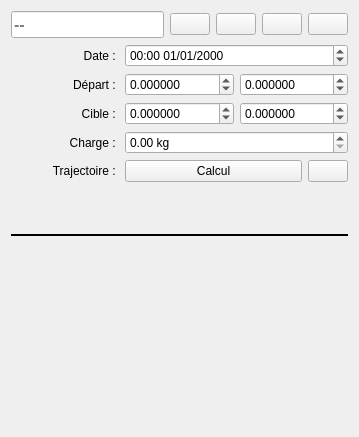
<?xml version="1.0" encoding="UTF-8"?>
<ui version="4.0">
 <class>MissionWidget</class>
 <widget class="QWidget" name="MissionWidget">
  <property name="geometry">
   <rect>
    <x>0</x>
    <y>0</y>
    <width>359</width>
    <height>437</height>
   </rect>
  </property>
  <property name="windowTitle">
   <string>Form</string>
  </property>
  <layout class="QHBoxLayout" name="horizontalLayout">
   <item>
    <layout class="QVBoxLayout" name="verticalLayout">
     <item>
      <layout class="QHBoxLayout" name="horizontalLayout_2">
       <item>
        <widget class="QLineEdit" name="le_nom">
         <property name="font">
          <font>
           <pointsize>12</pointsize>
           <weight>75</weight>
           <bold>true</bold>
          </font>
         </property>
         <property name="placeholderText">
          <string>--</string>
         </property>
        </widget>
       </item>
       <item>
        <widget class="QPushButton" name="pb_nouveau">
         <property name="toolTip">
          <string>Ajouter une nouvelle mission</string>
         </property>
         <property name="text">
          <string/>
         </property>
        </widget>
       </item>
       <item>
        <widget class="QPushButton" name="pb_ouvrir">
         <property name="toolTip">
          <string>Ouvrir une mission sauvegarder</string>
         </property>
         <property name="text">
          <string/>
         </property>
        </widget>
       </item>
       <item>
        <widget class="QPushButton" name="pb_sauvegarder">
         <property name="toolTip">
          <string>Enregistrer la mission</string>
         </property>
         <property name="text">
          <string/>
         </property>
        </widget>
       </item>
       <item>
        <widget class="QPushButton" name="pb_supprimer">
         <property name="toolTip">
          <string>Supprimer la mission</string>
         </property>
         <property name="text">
          <string/>
         </property>
        </widget>
       </item>
      </layout>
     </item>
     <item>
      <layout class="QGridLayout" name="gridLayout">
       <item row="0" column="1" colspan="2">
        <widget class="QDateTimeEdit" name="tim_Date">
         <property name="wrapping">
          <bool>true</bool>
         </property>
         <property name="displayFormat">
          <string>HH:mm dd/MM/yyyy</string>
         </property>
        </widget>
       </item>
       <item row="1" column="2">
        <widget class="QDoubleSpinBox" name="dsp_dep_lon">
         <property name="wrapping">
          <bool>true</bool>
         </property>
         <property name="decimals">
          <number>6</number>
         </property>
         <property name="minimum">
          <double>-180.000000000000000</double>
         </property>
         <property name="maximum">
          <double>180.000000000000000</double>
         </property>
         <property name="singleStep">
          <double>0.100000000000000</double>
         </property>
        </widget>
       </item>
       <item row="5" column="0">
        <widget class="QLabel" name="lb_Traj">
         <property name="text">
          <string>Trajectoire : </string>
         </property>
         <property name="alignment">
          <set>Qt::AlignRight|Qt::AlignTrailing|Qt::AlignVCenter</set>
         </property>
        </widget>
       </item>
       <item row="3" column="0">
        <widget class="QLabel" name="lb_charge">
         <property name="text">
          <string>Charge : </string>
         </property>
         <property name="alignment">
          <set>Qt::AlignRight|Qt::AlignTrailing|Qt::AlignVCenter</set>
         </property>
        </widget>
       </item>
       <item row="2" column="1">
        <widget class="QDoubleSpinBox" name="dsp_cib_lat">
         <property name="wrapping">
          <bool>true</bool>
         </property>
         <property name="decimals">
          <number>6</number>
         </property>
         <property name="minimum">
          <double>-85.000000000000000</double>
         </property>
         <property name="maximum">
          <double>85.000000000000000</double>
         </property>
         <property name="singleStep">
          <double>0.100000000000000</double>
         </property>
        </widget>
       </item>
       <item row="1" column="0">
        <widget class="QLabel" name="lb_depart">
         <property name="text">
          <string>Départ : </string>
         </property>
         <property name="alignment">
          <set>Qt::AlignRight|Qt::AlignTrailing|Qt::AlignVCenter</set>
         </property>
        </widget>
       </item>
       <item row="3" column="1" colspan="2">
        <widget class="QDoubleSpinBox" name="dsp_charge">
         <property name="suffix">
          <string> kg</string>
         </property>
         <property name="maximum">
          <double>10000.000000000000000</double>
         </property>
        </widget>
       </item>
       <item row="0" column="0">
        <widget class="QLabel" name="label">
         <property name="text">
          <string>Date : </string>
         </property>
         <property name="alignment">
          <set>Qt::AlignRight|Qt::AlignTrailing|Qt::AlignVCenter</set>
         </property>
        </widget>
       </item>
       <item row="2" column="2">
        <widget class="QDoubleSpinBox" name="dsp_cib_lon">
         <property name="wrapping">
          <bool>true</bool>
         </property>
         <property name="decimals">
          <number>6</number>
         </property>
         <property name="minimum">
          <double>-180.000000000000000</double>
         </property>
         <property name="maximum">
          <double>180.000000000000000</double>
         </property>
         <property name="singleStep">
          <double>0.100000000000000</double>
         </property>
        </widget>
       </item>
       <item row="5" column="1" colspan="2">
        <layout class="QHBoxLayout" name="horizontalLayout_3">
         <item>
          <widget class="QPushButton" name="pb_Traj_calculer">
           <property name="toolTip">
            <string>Calcul de la trajectoire</string>
           </property>
           <property name="text">
            <string>Calcul</string>
           </property>
          </widget>
         </item>
         <item>
          <widget class="QPushButton" name="pb_Traj_sauvegarder">
           <property name="sizePolicy">
            <sizepolicy hsizetype="Fixed" vsizetype="Fixed">
             <horstretch>0</horstretch>
             <verstretch>0</verstretch>
            </sizepolicy>
           </property>
           <property name="toolTip">
            <string>Sauvegarder la trajectoire</string>
           </property>
           <property name="text">
            <string/>
           </property>
          </widget>
         </item>
        </layout>
       </item>
       <item row="2" column="0">
        <widget class="QLabel" name="lb_cible">
         <property name="text">
          <string>Cible : </string>
         </property>
         <property name="alignment">
          <set>Qt::AlignRight|Qt::AlignTrailing|Qt::AlignVCenter</set>
         </property>
        </widget>
       </item>
       <item row="1" column="1">
        <widget class="QDoubleSpinBox" name="dsp_dep_lat">
         <property name="wrapping">
          <bool>true</bool>
         </property>
         <property name="decimals">
          <number>6</number>
         </property>
         <property name="minimum">
          <double>-85.000000000000000</double>
         </property>
         <property name="maximum">
          <double>85.000000000000000</double>
         </property>
         <property name="singleStep">
          <double>0.100000000000000</double>
         </property>
        </widget>
       </item>
       <item row="6" column="0">
        <widget class="QLabel" name="lbFaisTitle">
         <property name="enabled">
          <bool>true</bool>
         </property>
         <property name="text">
          <string/>
         </property>
         <property name="alignment">
          <set>Qt::AlignRight|Qt::AlignTop|Qt::AlignTrailing</set>
         </property>
        </widget>
       </item>
       <item row="6" column="1" colspan="2">
        <widget class="QLabel" name="lbFaisInfos">
         <property name="enabled">
          <bool>true</bool>
         </property>
         <property name="text">
          <string/>
         </property>
         <property name="alignment">
          <set>Qt::AlignLeading|Qt::AlignLeft|Qt::AlignTop</set>
         </property>
        </widget>
       </item>
      </layout>
     </item>
     <item>
      <widget class="Line" name="line">
       <property name="frameShadow">
        <enum>QFrame::Plain</enum>
       </property>
       <property name="lineWidth">
        <number>2</number>
       </property>
       <property name="orientation">
        <enum>Qt::Horizontal</enum>
       </property>
      </widget>
     </item>
     <item>
      <widget class="DroneDetails" name="droneWid" native="true"/>
     </item>
    </layout>
   </item>
  </layout>
 </widget>
 <customwidgets>
  <customwidget>
   <class>DroneDetails</class>
   <extends>QWidget</extends>
   <header>GestionDrones/DroneDetails.h</header>
   <container>1</container>
  </customwidget>
 </customwidgets>
 <resources/>
 <connections/>
</ui>
